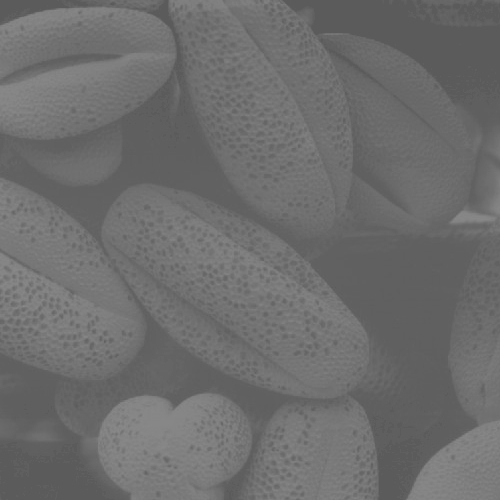
#> input picture TZB53.jpg, 500 x 500 px
$ jupyter execute 1.ipynb
#> lines starting #> are read from the running program, lines starting #| are printed output that depends on the picture
(1)应用全局直方图均衡化进行图像增强

[cell 1]
import cv2
import numpy as np
from matplotlib import pyplot as plt

img = cv2.imread("TZB53.jpg", 0)
#> img is the input picture: shape (500, 500); min 90, max 138, mean 109.1
print(img.shape)
#| (500, 500)

#直方图均衡化
imgH = cv2.equalizeHist(img)
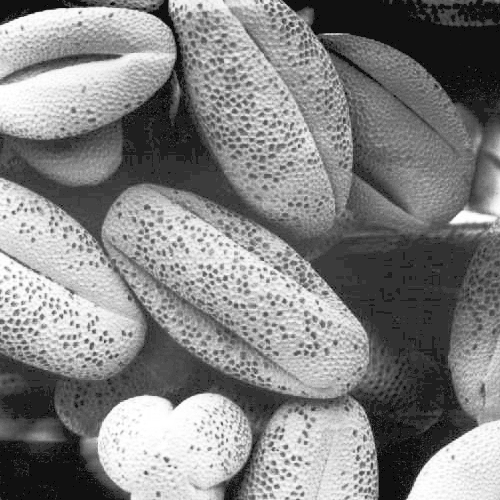
#> imgH: shape (500, 500); min 0, max 255, mean 131.5

#可视化
plt.subplot(121)
plt.imshow(img, "gray", vmin=0, vmax=255)
plt.subplot(122)
plt.imshow(imgH, "gray", vmin=0, vmax=255)
plt.show()
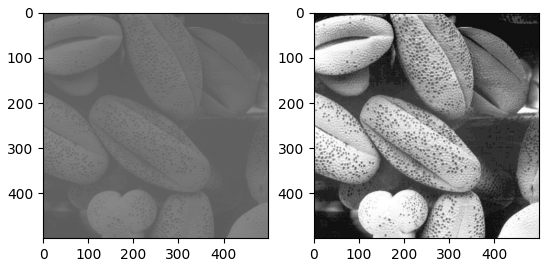
#> figure drawn by matplotlib, 2 panels

(2) 应用自适应直方图均衡化方法（AHE）进行图像增强

[cell 2]
import cv2
import numpy as np
from matplotlib import pyplot as plt

img = cv2.imread("TZB53.jpg", 0)

def AHE(img, patchsize):
#> called with patchsize = 3
    clahe = cv2.createCLAHE(clipLimit=2.0, tileGridSize=(patchsize,patchsize))
    img_ahe = clahe.apply(img)
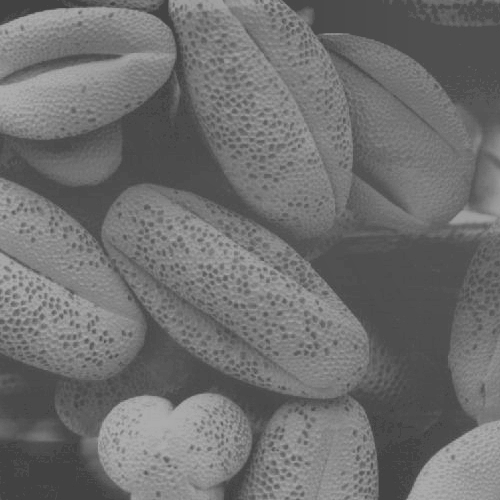
#> img_ahe: shape (500, 500); min 63, max 175, mean 111.4
    return img_ahe

patchsize = 3
img_ahe1 = AHE(img, patchsize)

patchsize = 26
img_ahe2 = AHE(img, patchsize)
#> call 2 of AHE, with patchsize = 26
#> in AHE (call 2), `img_ahe = clahe.apply(img)`:
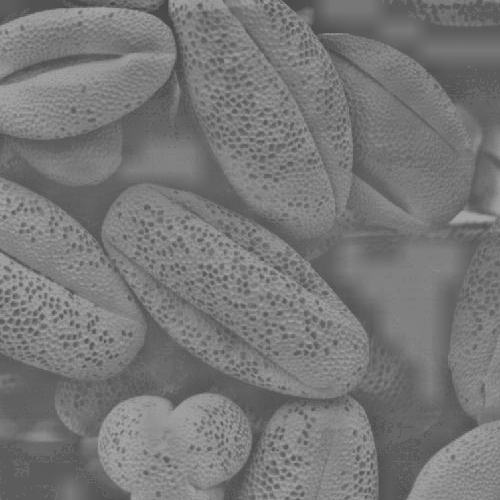
#> img_ahe: shape (500, 500); min 69, max 168, mean 119.3

patchsize = 50
img_ahe3 = AHE(img, patchsize)
#> call 3 of AHE, with patchsize = 50
#> in AHE (call 3), `img_ahe = clahe.apply(img)`:
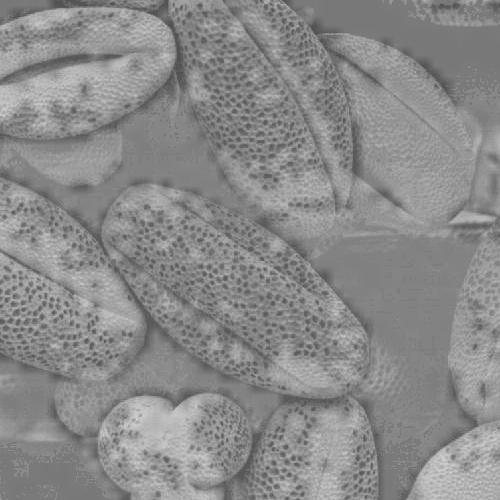
#> img_ahe: shape (500, 500); min 80, max 209, mean 138.4

patchsize = 100
img_ahe4 = AHE(img, patchsize)
#> call 4 of AHE, with patchsize = 100
#> in AHE (call 4), `img_ahe = clahe.apply(img)`:
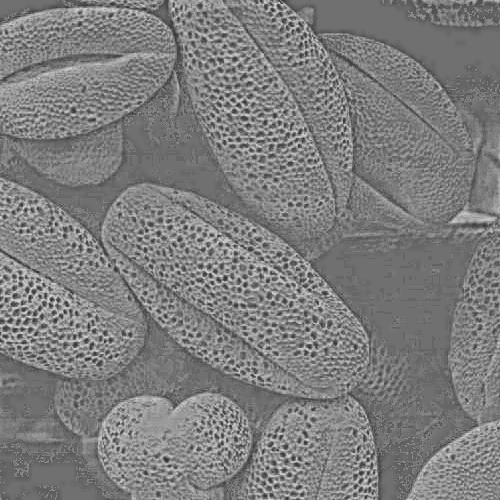
#> img_ahe: shape (500, 500); min 38, max 222, mean 126.1

patchsize = 200
img_ahe5 = AHE(img, patchsize)
#> in AHE (call 5), `img_ahe = clahe.apply(img)`:
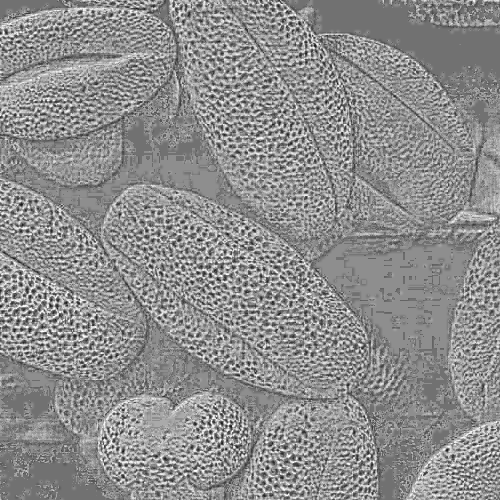
#> img_ahe: shape (500, 500); min 19, max 255, mean 142.2

#figsize设置显示面板的宽和高
fig, ax = plt.subplots(2, 3, figsize=(10,7))
ax[0,0].imshow(img, "gray", vmin=0, vmax=255)
ax[0,0].set_title('Origin Image')
ax[0,0].axis('off')

ax[0,1].imshow(img_ahe1, "gray", vmin=0, vmax=255)
ax[0,1].set_title('patchsize=3')
ax[0,1].axis('off')

ax[0,2].imshow(img_ahe2, "gray", vmin=0, vmax=255)
ax[0,2].set_title('patchsize=26')
ax[0,2].axis('off')

ax[1,0].imshow(img_ahe3, "gray", vmin=0, vmax=255)
ax[1,0].set_title('patchsize=50')
ax[1,0].axis('off')

ax[1,1].imshow(img_ahe4, "gray", vmin=0, vmax=255)
ax[1,1].set_title('patchsize=100')
ax[1,1].axis('off')

ax[1,2].imshow(img_ahe5, "gray", vmin=0, vmax=255)
ax[1,2].set_title('patchsize=200')
ax[1,2].axis('off')

plt.show()
